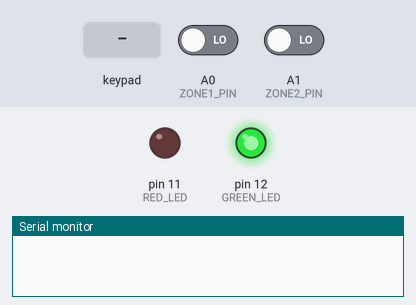
This sketch was run on a simulated Arduino Uno, built with avr-gcc and run on an emulated ATmega328P. On the bench: output pins drawn as LEDs (lit = HIGH), the last lines printed to the serial monitor. The inputs (shaded band) are chosen by the test bench; at power-on: A0 (ZONE1_PIN) LOW, A1 (ZONE2_PIN) LOW.

Above: at 1.2 s.
1.3 s: keypad keys 1 2 3 4 # pressed 0.4 s apart
At 4.3 s:
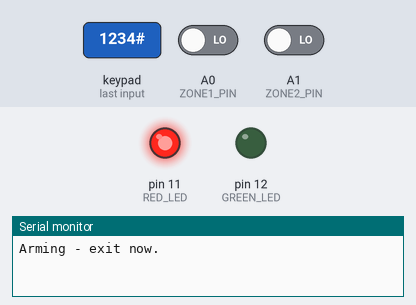
4.8 s: key '#' pressed
Timing chart, 0 to 7.8 s (numbered marks = the images above; inputs shaded):
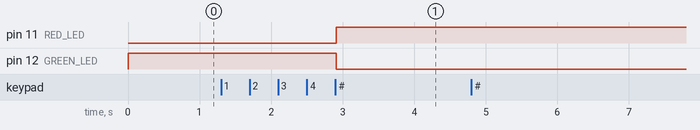

Measured:
- after the input at 1.3 s, pin 11 (RED_LED): LOW → HIGH after 1.6 s; pin 12 (GREEN_LED): HIGH → LOW after 1.6 s

The sketch:

two_zone_alarm.ino
```cpp
/*
  Two-Zone Security Alarm
  --------------------------
  Keypad-armed alarm covering a door reed switch (Zone 1) and a PIR sensor
  (Zone 2), with exit/entry delays before the siren sounds. Board: Arduino Uno.
*/

#include <Keypad.h>

const char CODE[] = "1234"; // change this to your own code

const uint8_t ROWS = 4, COLS = 4;
char keys[ROWS][COLS] = {
  {'1','2','3','A'},
  {'4','5','6','B'},
  {'7','8','9','C'},
  {'*','0','#','D'}
};
uint8_t rowPins[ROWS] = {2, 3, 4, 5};
uint8_t colPins[COLS] = {6, 7, 8, 9};
Keypad keypad = Keypad(makeKeymap(keys), rowPins, colPins, ROWS, COLS);

const uint8_t ZONE1_PIN = A0; // door reed switch
const uint8_t ZONE2_PIN = A1; // PIR motion
const uint8_t SIREN_PIN = 10;
const uint8_t RED_LED = 11;
const uint8_t GREEN_LED = 12;

const unsigned long EXIT_DELAY_MS = 5000;
const unsigned long ENTRY_DELAY_MS = 8000;

enum State { DISARMED, ARMING, ARMED, ENTRY_DELAY, TRIGGERED };
State state = DISARMED;

char inputBuffer[5]; // 4 digits + null terminator
uint8_t inputLen = 0;
unsigned long stateChangedAt = 0;

void setup() {
  pinMode(ZONE1_PIN, INPUT);
  pinMode(ZONE2_PIN, INPUT);
  pinMode(SIREN_PIN, OUTPUT);
  pinMode(RED_LED, OUTPUT);
  pinMode(GREEN_LED, OUTPUT);
  Serial.begin(9600);
  setState(DISARMED);
}

void loop() {
  char key = keypad.getKey();
  if (key) handleKey(key);

  switch (state) {
    case ARMING:
      if (millis() - stateChangedAt >= EXIT_DELAY_MS) setState(ARMED);
      break;

    case ARMED:
      if (zoneTripped()) {
        Serial.println("Zone tripped - entry delay started");
        setState(ENTRY_DELAY);
      }
      break;

    case ENTRY_DELAY:
      if (millis() - stateChangedAt >= ENTRY_DELAY_MS) {
        setState(TRIGGERED);
      }
      break;

    case TRIGGERED:
    case DISARMED:
      break; // handled entirely by handleKey() / zone checks above
  }
}

bool zoneTripped() {
  return digitalRead(ZONE1_PIN) == HIGH || digitalRead(ZONE2_PIN) == HIGH;
}

void handleKey(char key) {
  if (key == '#') {
    inputBuffer[inputLen] = '\0';
    checkCode();
    inputLen = 0;
    return;
  }
  if (key == '*') { // clear entry
    inputLen = 0;
    return;
  }
  if (inputLen < 4) {
    inputBuffer[inputLen++] = key;
  }
}

void checkCode() {
  if (strcmp(inputBuffer, CODE) != 0) {
    Serial.println("Wrong code.");
    return;
  }

  // Correct code: disarm from any state, or arm if currently disarmed.
  if (state == DISARMED) {
    Serial.println("Arming - exit now.");
    setState(ARMING);
  } else {
    Serial.println("Disarmed.");
    setState(DISARMED);
  }
}

void setState(State newState) {
  state = newState;
  stateChangedAt = millis();

  digitalWrite(RED_LED, (state != DISARMED) ? HIGH : LOW);
  digitalWrite(GREEN_LED, (state == DISARMED) ? HIGH : LOW);

  if (state == TRIGGERED) {
    tone(SIREN_PIN, 2500);
  } else {
    noTone(SIREN_PIN);
  }
}
```
